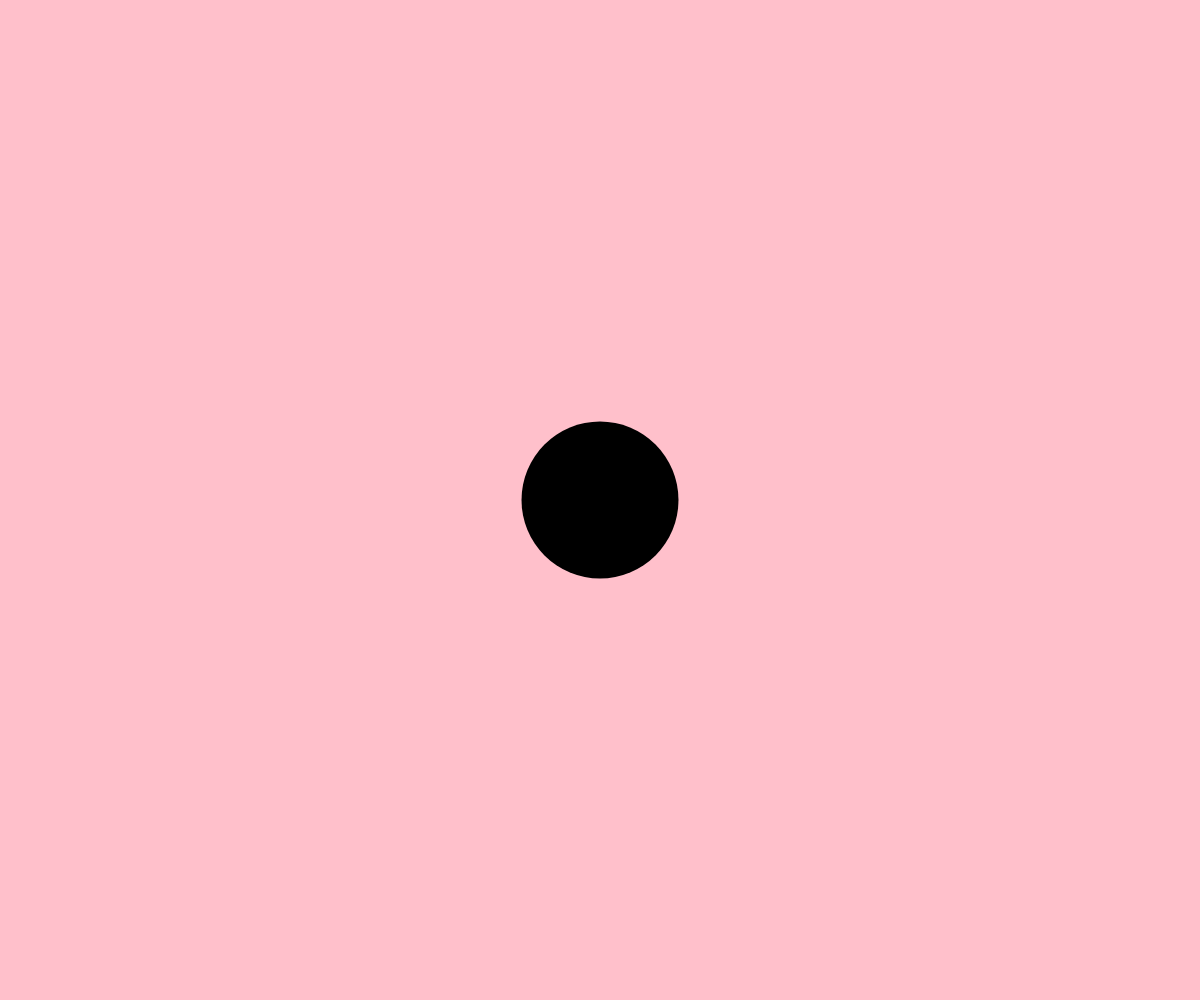
Frame 1 (no input)
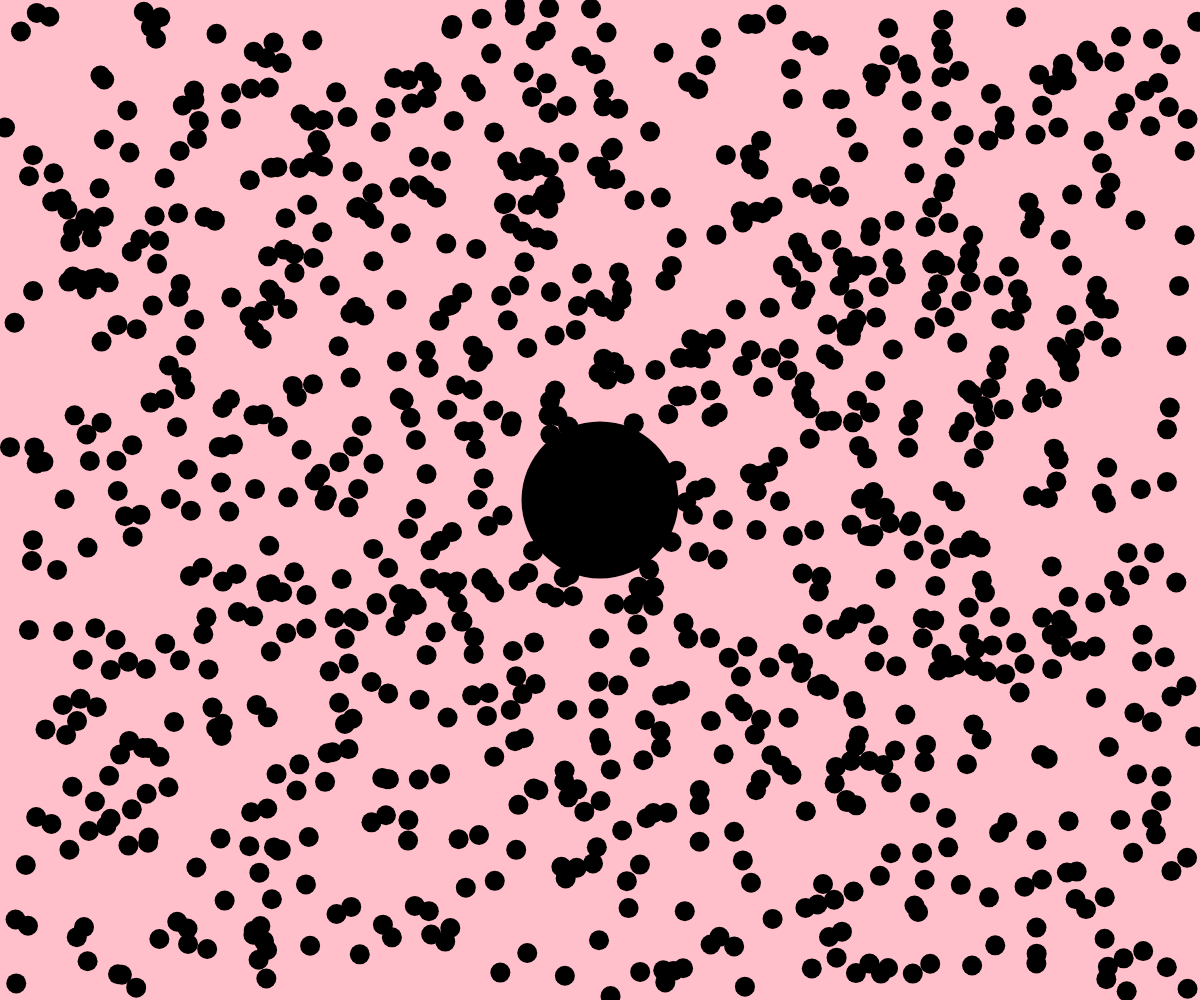
Frame 60 (no input)
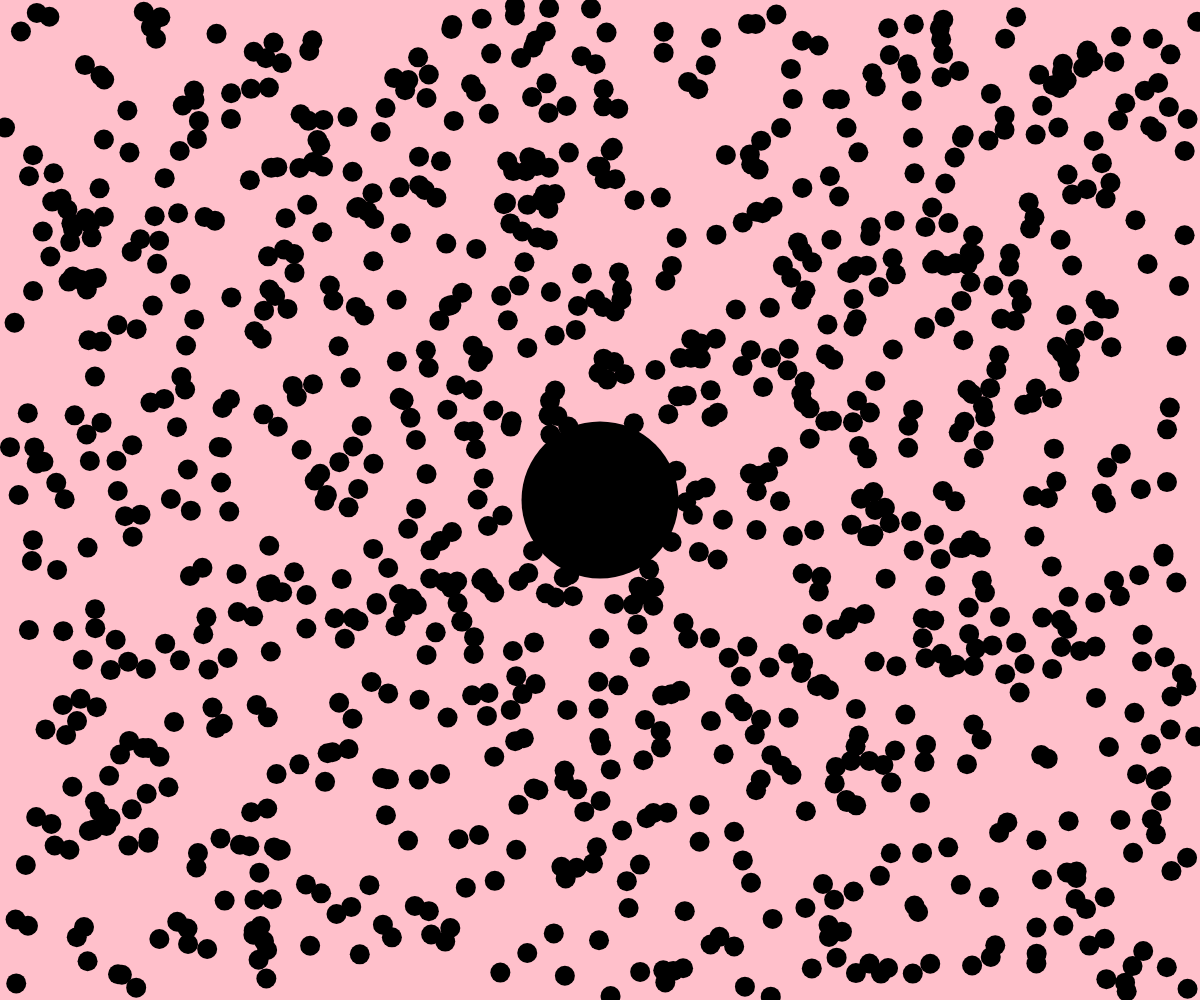
Frame 120 (the mouse pressed at the canvas centre since frame 60)

The p5.js sketch that drew these frames (run headless with seeded random() and noise() and a simulated clock; from frame 60 on, the mouse is pressed at the canvas centre):

// p5.js sketch
// ── sketch.js
var state
class makeState {

	constructor() {
		this.center_circle = new makeCenterCircle()
		this.renderedItems = [ this.center_circle, new makeCircle() ]
	}

	isClose(point1, point2, gap) {
		let distance = this.getDistance(point1, point2)
		// console.log(distance)
		if(distance > gap) {
			return false
		}
		return true
	}

	getDistance(point1, point2) {
		let x = point2.x - point1.x
		let y = point2.y - point1.y
		return Math.sqrt(Math.pow(y, 2) + Math.pow(x, 2)).toFixed(0)
	}
}

function setup () {

	state = new makeState()
	
	makeCircles(1000)

	createCanvas( windowWidth, windowHeight )
	noStroke()
}

function draw () {
	background("pink")
	render()
}

function render() {
	for (let index = 0; index < state.renderedItems.length; index++) {
		const item = state.renderedItems[index];
		item.draw()
	}
}

class makeCenterCircle {
	
	constructor() {
		this.x = windowWidth/2
		this.y = windowHeight/2
		this.size = random(50, 200).toFixed(0)
		this.color = "black"
	}

	draw() {
		fill(this.color)
		circle(this.x, this.y, this.size)
	}
}

class makeCircle {
	
	constructor() {
		this.x = windowWidth/2
		this.y = windowHeight/2
		this.size = 20
		this.color = "black"
		this.speed = random(5,50)
		this.angle = 0
		this.target_location = { x: random(0, windowWidth), y: random(0, windowHeight) }
	}

	draw() {
		this.x = this.x
		this.y = this.y

		fill(this.color)
		circle(this.x, this.y, this.size)
		this.move()

		// this.drawTarget()
	}

	drawTarget() {
		fill("red")
		circle(this.target_location.x, this.target_location.y, this.size)
	}

	move() {

		if(!state.isClose(this, this.target_location, this.speed)) {
			let x1, y1, distance

			x1 =  this.target_location.x - this.x
			y1 = this.target_location.y - this.y

			distance = Math.sqrt(x1*x1 + y1*y1)
			x1 /= distance
			y1 /= distance

			this.x += x1 * this.speed
			this.y +=	y1 * this.speed
		}

	}
}

function makeCircles(amount) {
	for (let index = 0; index < amount; index++) {
		const circle = new makeCircle()
		state.renderedItems.push(circle)
	}
}
